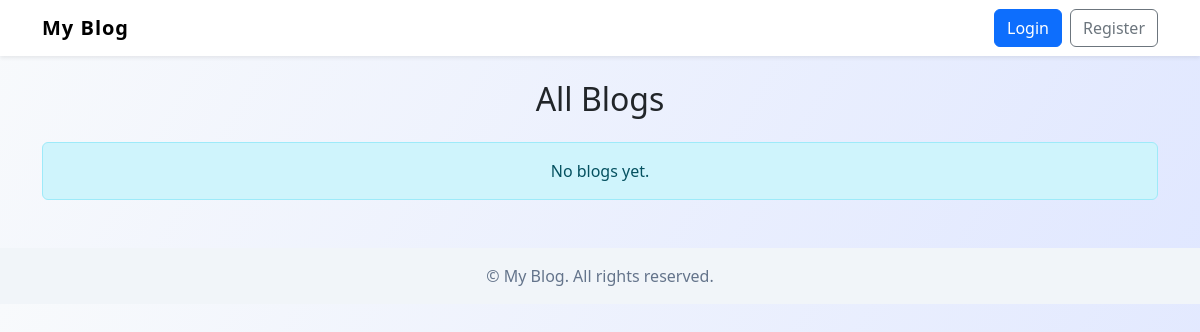
Before: / with the older database file.
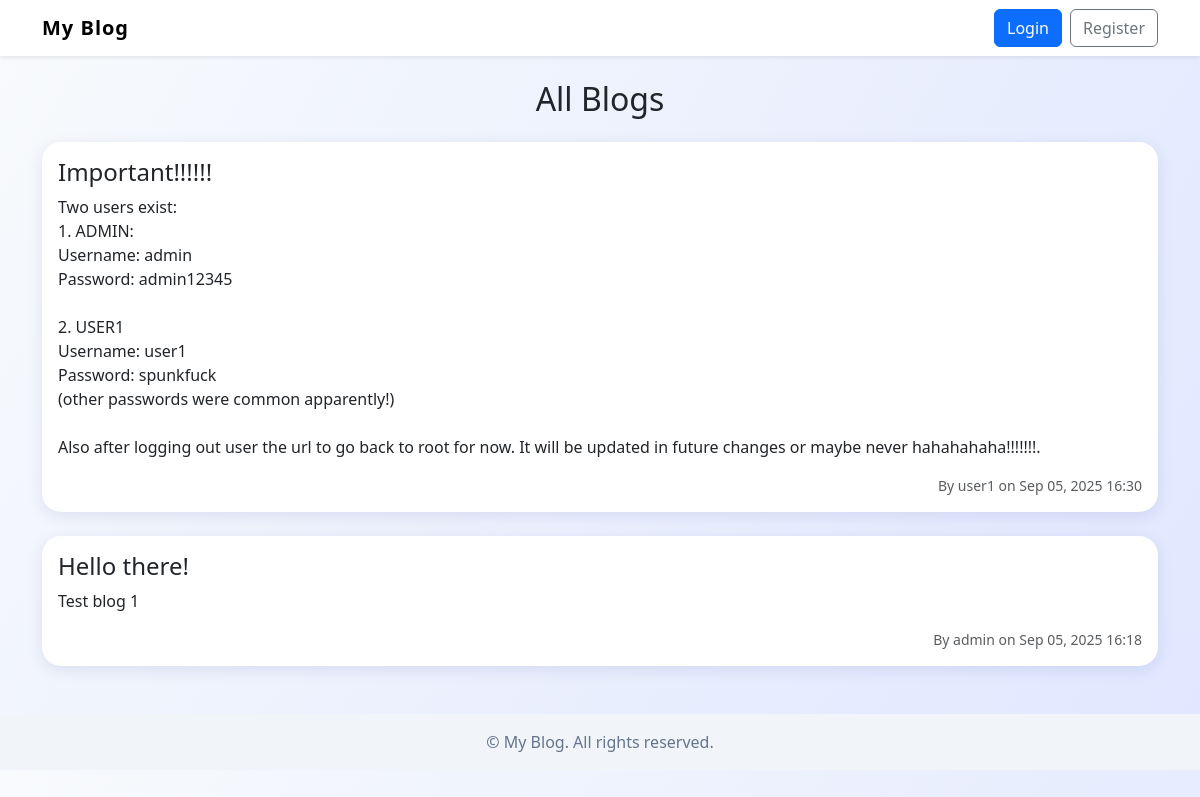
After: the same page with the newer database file.
### blog/models.py (models this page shows, shortened)
class BlogPost(models.Model):
    title = models.CharField(max_length=200)
    content = models.TextField()
    author = models.ForeignKey(User, on_delete=models.CASCADE)
    created_at = models.DateTimeField(auto_now_add=True)

### blog/views.py (the view)
# urls.py: path('', views.home, name='blog_home'),
def home(request):
    blogs = BlogPost.objects.all().order_by('-created_at')
    return render(request, 'blog_home.html', {'blogs': blogs})

### templates/blog_home.html (shortened to what this page needs)
<!DOCTYPE html>
<html>
<head>
    <link href="https://cdn.jsdelivr.net/npm/bootstrap@5.3.2/dist/css/bootstrap.min.css" rel="stylesheet">
</head>
<body>
<nav class="navbar navbar-expand-lg navbar-light bg-white shadow-sm mb-4">
  <div class="container">
    <a class="navbar-brand" href="/">My Blog</a>
    <div class="d-flex">
      {% if user.is_authenticated %}
        <a href="/my/" class="btn btn-success me-2">My Blogs</a>
        <a href="/create/" class="btn btn-primary me-2">New Blog</a>
        <a href="/accounts/logout/" class="btn btn-outline-secondary">Logout</a>
      {% else %}
        <a href="/accounts/login/" class="btn btn-primary me-2">Login</a>
        <a href="/accounts/register/" class="btn btn-outline-secondary">Register</a>
      {% endif %}
    </div>
  </div>
</nav>
<div class="container">
    <h2 class="mb-4 text-center">All Blogs</h2>
  {% for blog in blogs %}
  <div class="card blog-card mb-4">
    <div class="card-body">
      <h4 class="card-title">{{ blog.title }}</h4>
      <p class="card-text">{{ blog.content|linebreaksbr }}</p>
      <div class="text-end text-muted small">By {{ blog.author.username }} on {{ blog.created_at|date:"M d, Y H:i" }}</div>
    </div>
  </div>
    {% empty %}
    <div class="alert alert-info text-center">No blogs yet. {% if user.is_authenticated %} <a href="/create/">Write one!</a> {% endif %}</div>
    {% endfor %}
</div>
<div class="footer mt-5">
    &copy; {{ now|date:"Y" }} My Blog. All rights reserved.
</div>
</body>
</html>

### templates/blog_home.html (style rules this page uses)
body { background: linear-gradient(120deg, #f8fafc 0%, #e0e7ff 100%); }
.blog-card { border-radius: 1.2rem; box-shadow: 0 4px 16px 0 rgba(31,38,135,0.10); border: none; }
.navbar-brand { font-weight: 700; letter-spacing: 1px; }
.footer { background: #f1f5f9; color: #64748b; padding: 1rem 0; text-align: center; margin-top: 3rem; }

Changed rows visible on the page:
added BlogPost: title "Important!!!!!!", content "Two users exist: 1. ADMIN: Username: admin Password: admin12345 2. USER1 Username: user1 Password: spunkfuck (other passwords were common apparently!) Also after logging out user the url to go back to root for now. It will be updated in future changes or maybe never hahahahaha!!!!!!!.", author.username "user1", created_at "Sep 05, 2025 16:30"
added BlogPost: title "Hello there!", content "Test blog 1", author.username "admin", created_at "Sep 05, 2025 16:18"
Other visible differences:
text no longer shown: "No blogs yet."
